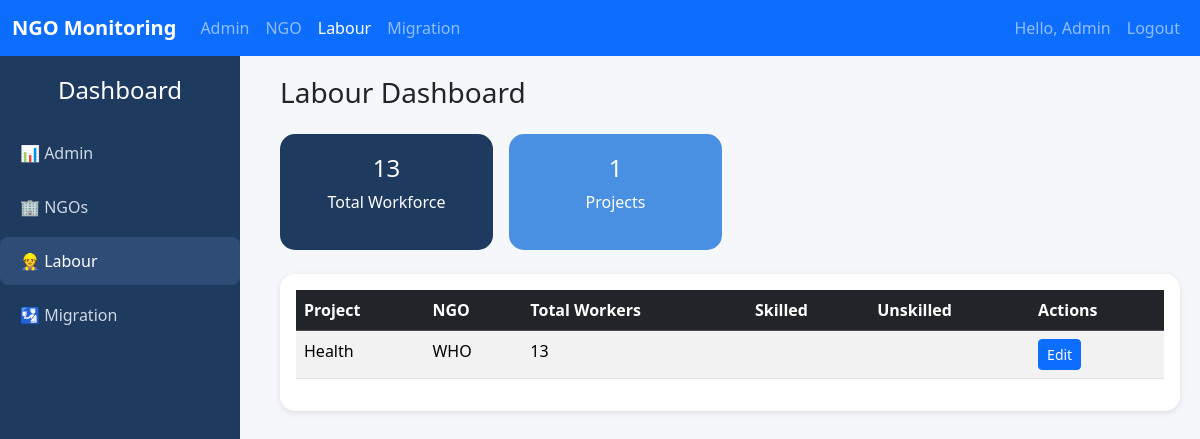
/dashboard/labour/ (signed in), run on an earlier commit of the app's database.
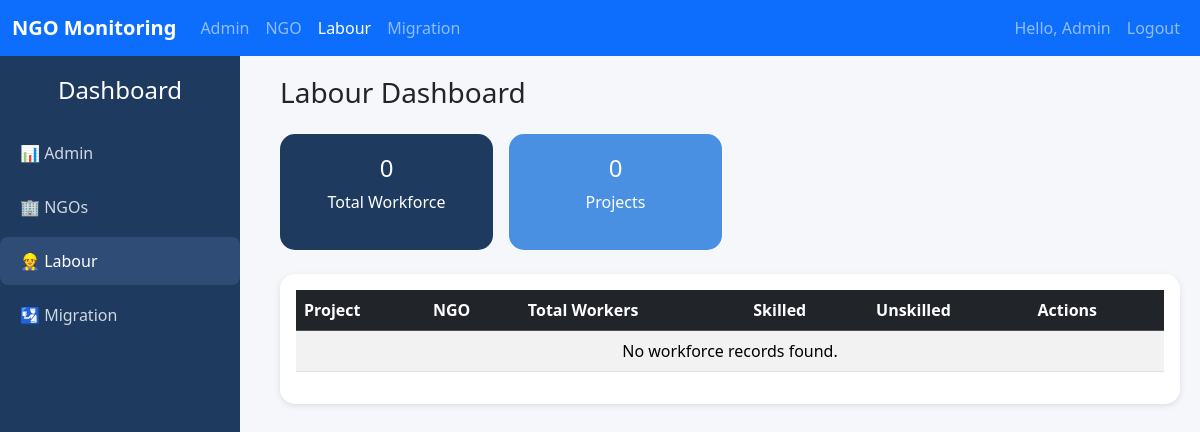
And on a later commit of the database.
### core/models.py (models this page shows, shortened)
class Workforce(models.Model):
    project = models.OneToOneField(Project, on_delete=models.CASCADE, related_name="workforce")
    local_workers = models.PositiveIntegerField(default=0)
    foreign_workers = models.PositiveIntegerField(default=0)
    updated_at = models.DateTimeField(auto_now=True)

class Project(models.Model):
    STATUS_CHOICES = [
        ("active", "Active"),
        ("inactive", "Inactive"),
    ]
    ngo = models.ForeignKey(NGO, on_delete=models.CASCADE, related_name="projects")
    title = models.CharField(max_length=200)
    description = models.TextField(blank=True)
    start_date = models.DateField()
    end_date = models.DateField(null=True, blank=True)
    status = models.CharField(max_length=10, choices=STATUS_CHOICES, default="active")
    created_at = models.DateTimeField(auto_now_add=True)

class NGO(models.Model):
    name = models.CharField(max_length=200, unique=True)
    description = models.TextField(blank=True)
    email = models.EmailField(max_length=254, blank=True, null=True)
    phone_number = models.CharField(max_length=20, blank=True, null=True)
    address = models.TextField(blank=True, null=True)
    area_manager = models.CharField(max_length=200, blank=True, null=True)
    website = models.URLField(blank=True, null=True)
    profile_picture = models.ImageField(upload_to='ngo_profiles/', blank=True, null=True)
    created_at = models.DateTimeField(auto_now_add=True)
    updated_at = models.DateTimeField(auto_now=True)  # tracks changes

### core/views.py (the view)
# urls.py: path("dashboard/labour/", views.labour_dashboard, name="labour_dashboard"),
@login_required
def labour_dashboard(request):
    require_role(request.user, User.LABOUR, User.ADMIN)
    workforce = Workforce.objects.select_related("project", "project__ngo").all()
    for wf in workforce:
        wf.total_workers_count = wf.local_workers + wf.foreign_workers
    total_workforce = sum([wf.total_workers_count for wf in workforce])
    total_projects = workforce.count()
    context = {
        "workforce": workforce,
        "total_workforce": total_workforce,
        "total_projects": total_projects,
    }
    return render(request, "core/labour_dashboard.html", context)

### core/utils.py (called while the page is built)
def require_role(user, *roles):
    if user.is_superuser:
        return
    if user.role not in roles:
        raise PermissionDenied("You do not have permission for this action.")

### core/templates/core/labour_dashboard.html (shortened to what this page needs)
{% extends "core/base_dashboard.html" %}
{% block content %}
<h3 class="mb-4">Labour Dashboard</h3>
<div class="row g-3 mb-4">
  <div class="col-md-3">
    <div class="stats-card bg-dark-blue">
      <h4>{{ total_workforce }}</h4>
      <p>Total Workforce</p>
    </div>
  </div>
  <div class="col-md-3">
    <div class="stats-card bg-blue">
      <h4>{{ total_projects }}</h4>
      <p>Projects</p>
    </div>
  </div>
</div>
<div class="row g-3">
  <div class="col-md-12">
    <div class="card p-3">
      <table class="table table-striped table-hover">
        <thead class="table-dark">
          <tr>
            <th>Project</th>
            <th>NGO</th>
            <th>Total Workers</th>
            <th>Skilled</th>
            <th>Unskilled</th>
            <th>Actions</th>
          </tr>
        </thead>
        <tbody>
          {% for wf in workforce %}
          <tr>
            <td>{{ wf.project.title }}</td>
            <td>{{ wf.project.ngo.name }}</td>
            <td>{{ wf.total_workers_count }}</td>
            <td>{{ wf.skilled_workers }}</td>
            <td>{{ wf.unskilled_workers }}</td>
            <td>
              <a href="{% url 'workforce_edit' wf.id %}" class="btn btn-sm btn-primary">Edit</a>
            </td>
          </tr>
          {% empty %}
          <tr>
            <td colspan="6" class="text-center">No workforce records found.</td>
          </tr>
          {% endfor %}
        </tbody>
      </table>
    </div>
  </div>
</div>
{% endblock %}

What changed in the data, as far as the page shows it:
removed Workforce: project "Health", project.ngo.name "WHO", total_workers_count "13"
Also different on the page:
{{ total_workforce }}: "13" → "0"
{{ total_projects }}: "1" → "0"
text now shown: "No workforce records found."
